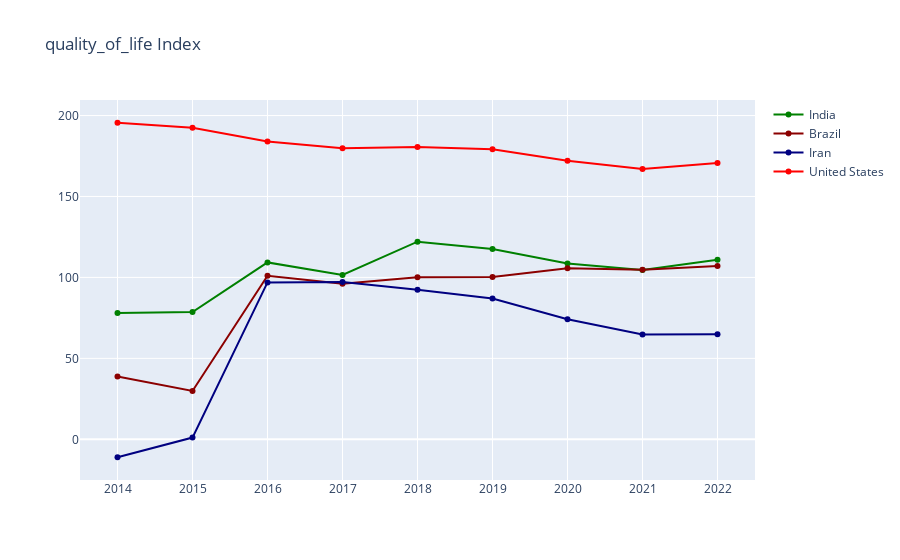

This figure's notebook cell:
### Code cell
fig = go.Figure()
for country_name in countries_list:
    fig.add_trace(
        go.Scatter(
            x=df[country_name].index,
            y=df[country_name]["quality_of_life_index"],
            mode="lines+markers",
            name=country_name,
            marker_color=country_colors[country_name],
        )
    )

fig.update_layout(title_text="quality_of_life Index", barmode="group")
fig.show()

### Figure 1 — Plotly figure (JSON) as saved in the notebook; plotly's stock layout.template omitted (floating-point values rounded to 4 significant figures)
{"data": [{"marker": {"color": "green"}, "mode": "lines+markers", "name": "India", "type": "scatter", "x": [2014, 2015, 2016, 2017, 2018, 2019, 2020, 2021, 2022], "y": [78.01, 78.6, 109.3, 101.5, 122.1, 117.5, 108.6, 104.5, 111.0]}, {"marker": {"color": "darkred"}, "mode": "lines+markers", "name": "Brazil", "type": "scatter", "x": [2014, 2015, 2016, 2017, 2018, 2019, 2020, 2021, 2022], "y": [38.76, 29.84, 101.0, 96.15, 100.1, 100.3, 105.6, 104.7, 107.0]}, {"marker": {"color": "navy"}, "mode": "lines+markers", "name": "Iran", "type": "scatter", "x": [2014, 2015, 2016, 2017, 2018, 2019, 2020, 2021, 2022], "y": [-11.08, 1.069, 96.93, 97.17, 92.43, 87.02, 74.14, 64.73, 64.89]}, {"marker": {"color": "red"}, "mode": "lines+markers", "name": "United States", "type": "scatter", "x": [2014, 2015, 2016, 2017, 2018, 2019, 2020, 2021, 2022], "y": [195.5, 192.5, 184.0, 179.7, 180.6, 179.2, 172.1, 167.0, 170.7]}], "layout": {"barmode": "group", "title": {"text": "quality_of_life Index"}}}
